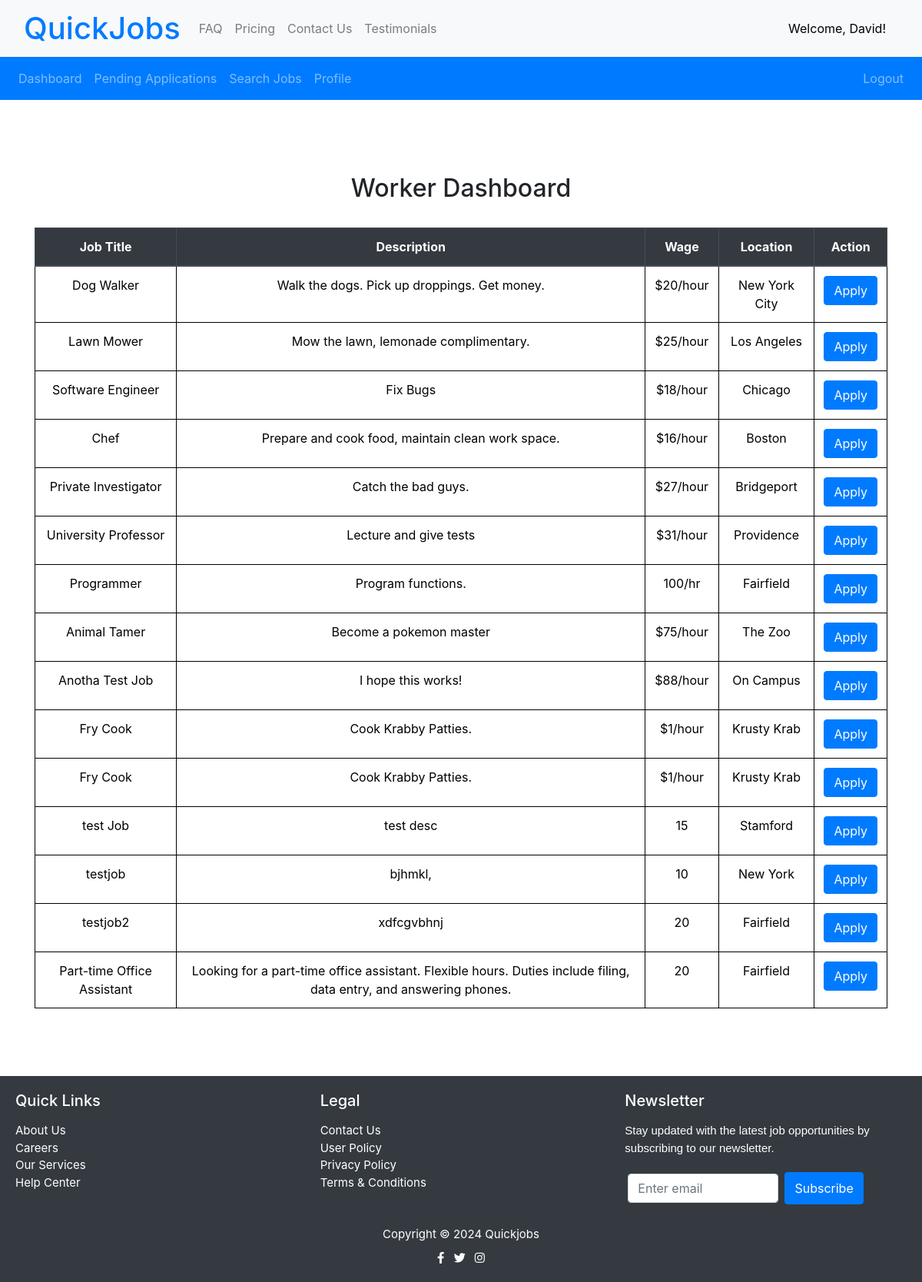
Screenshot of /worker_dashboard (signed in) with the database file from the repository.
### tables this page shows
CREATE TABLE job_listings (
                    id INTEGER PRIMARY KEY,
                    title TEXT,
                    description TEXT,
                    wage TEXT,
                    location TEXT
                , created_by TEXT);

### routes.py (the view)
@app_routes.route('/worker_dashboard')
def worker_dashboard():
    if 'username' in session:
        conn = get_db_connection()
        cursor = conn.cursor()
        cursor.execute("SELECT * FROM job_listings")
        job_listings = cursor.fetchall()
        conn.close()
        return render_template('worker_dashboard.html', job_listings=job_listings)
    return redirect(url_for('app_routes.select_user_type'))

### routes.py (called while the page is built)
def get_db_connection():
    conn = sqlite3.connect('app.db')
    conn.row_factory = sqlite3.Row
    return conn

### templates/worker_dashboard.html
{% extends 'base.html' %} {% block title %}Worker Dashboard{% endblock %}
{% block content %}
{% include "components/worker_navbar.html" %}
<div class="container mt-5 pt-5">
  <h2>Worker Dashboard</h2>
  <br/>
  <table class="table">
    <thead class="thead-dark">
      <tr>
        <th scope="col">Job Title</th>
        <th scope="col">Description</th>
        <th scope="col">Wage</th>
        <th scope="col">Location</th>
        <th scope="col">Action</th>
      </tr>
    </thead>
    <tbody>
      {% for job in job_listings %}
      <tr>
        <td>{{ job['title'] }}</td>
        <td>{{ job['description'] }}</td>
        <td>{{ job['wage'] }}</td>
        <td>{{ job['location'] }}</td>
        <td>
          <a href="{{ url_for('app_routes.job_apply', job_id=job['id']) }}"><button class="btn btn-primary">Apply</button></a>
        </td>
      </tr>
      {% endfor %}
    </tbody>
  </table>
</div>
<br/> <br/> <br/>
{% endblock %}

### static/styles.css (style rules this page uses)
body, h1, h2, p, ul, li { margin: 35; padding: 0; }
body { font-family: Arial, sans-serif; background-color: #f4f4f4; }
table { width: 100%; border-collapse: collapse; }
th, td { border: 1px solid black; padding: 8px; }
th { background-color: #f2f2f2; }
.container { text-align: center; margin-top: 20vh; }

### rows the page displays
job_listings: title "Dog Walker", description "Walk the dogs. Pick up droppings. Get money.", wage "$20/hour", location "New York City"
job_listings: title "Lawn Mower", description "Mow the lawn, lemonade complimentary.", wage "$25/hour", location "Los Angeles"
job_listings: title "Software Engineer", description "Fix Bugs", wage "$18/hour", location "Chicago"
job_listings: title "Chef", description "Prepare and cook food, maintain clean work space.", wage "$16/hour", location "Boston"
job_listings: title "Private Investigator", description "Catch the bad guys.", wage "$27/hour", location "Bridgeport"
job_listings: title "University Professor", description "Lecture and give tests", wage "$31/hour", location "Providence"
job_listings: title "Programmer", description "Program functions.", wage "100/hr", location "Fairfield"
job_listings: title "Animal Tamer", description "Become a pokemon master", wage "$75/hour", location "The Zoo"
job_listings: title "Anotha Test Job", description "I hope this works!", wage "$88/hour", location "On Campus"
job_listings: title "Fry Cook", description "Cook Krabby Patties.", wage "$1/hour", location "Krusty Krab"
job_listings: title "Fry Cook", description "Cook Krabby Patties.", wage "$1/hour", location "Krusty Krab"
job_listings: title "test Job", description "test desc", wage "15", location "Stamford"
job_listings: title "testjob", description "bjhmkl,", wage "10", location "New York"
job_listings: title "testjob2", description "xdfcgvbhnj", wage "20", location "Fairfield"
job_listings: title "Part-time Office Assistant", description "Looking for a part-time office assistant. Flexible hours. Duties include filing, data entry, and answering phones.", wage "20", location "Fairfield"

### other values shown
{{ session['username'] }} "David"
